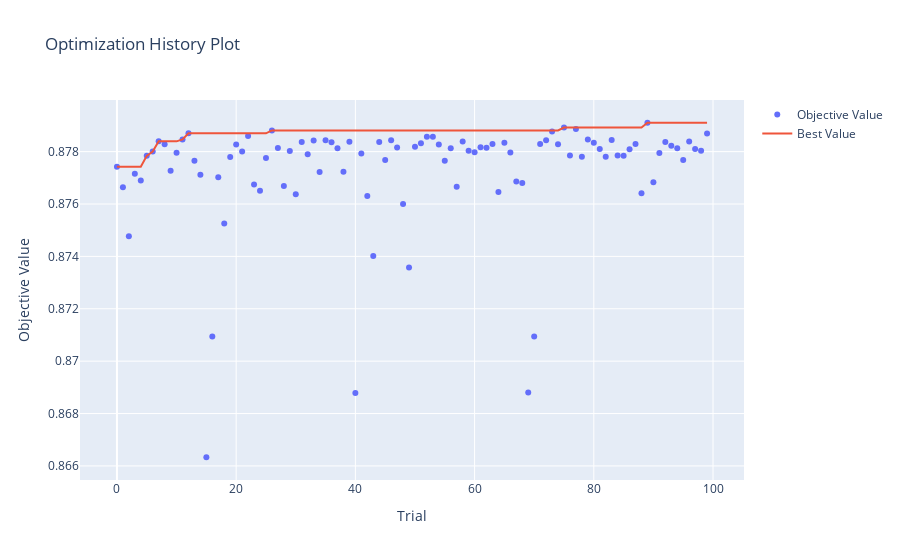

Write notebook code for a chart like this one.
### Code cell
vis.plot_optimization_history(study)
